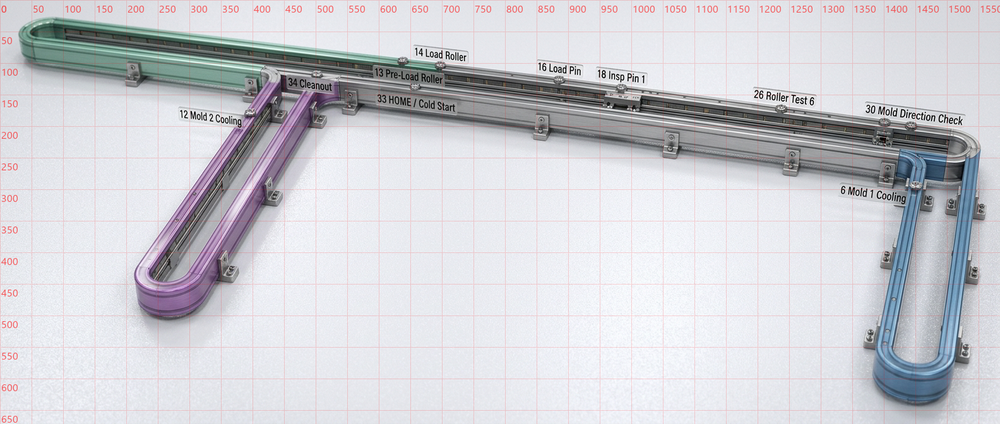
#> input picture magne_temp/full_track_grid.png, 1000 x 424 px, shrunk from 1584 x 672 before the run, found by its file name
$ python detect_red_line2.py
#> lines starting #> are read from the running program, lines starting #| are printed output that depends on the picture; after the words box and inside, x2 and y2 are one past the last pixel; in counts of white or black regions, pixels touching at a corner belong together
"""Better red line detection using color ratios and connected components."""
import numpy as np
from PIL import Image, ImageDraw
import sys
sys.path.insert(0, r'C:\AI Projects\MagneMotionMonitor')
from mm_monitor.track_photo import PATH_WAYPOINTS_PX
from scipy.ndimage import label

img = Image.open(r'C:\Users\thadd\.openclaw\workspace\magne_temp\full_track_grid.png').convert('RGB')
#> img is the input picture: PIL image 1000x424 RGB; mean R, G, B 205.7, 206.1, 211.6
arr = np.array(img).astype(float)
h, w, _ = arr.shape
#> h = 424; w = 1000
r, g, b = arr[:,:,0], arr[:,:,1], arr[:,:,2]
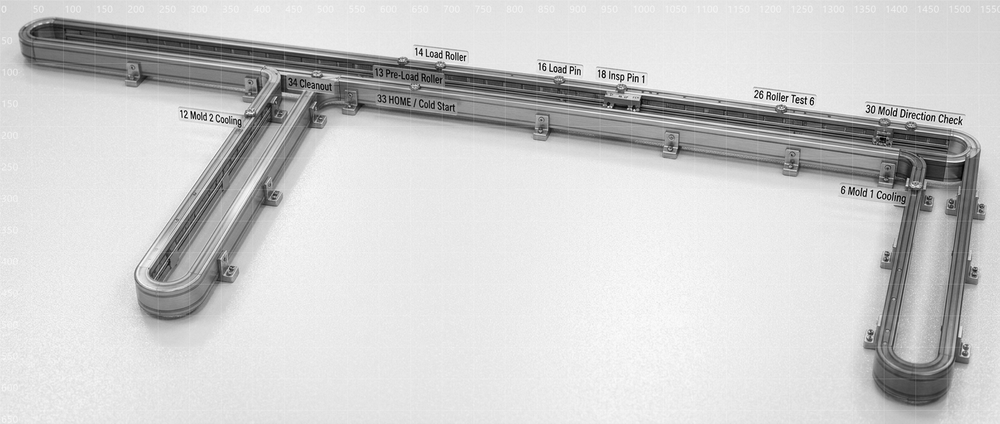
#> r: shape (424, 1000) float64; min 0, max 255, mean 205.7
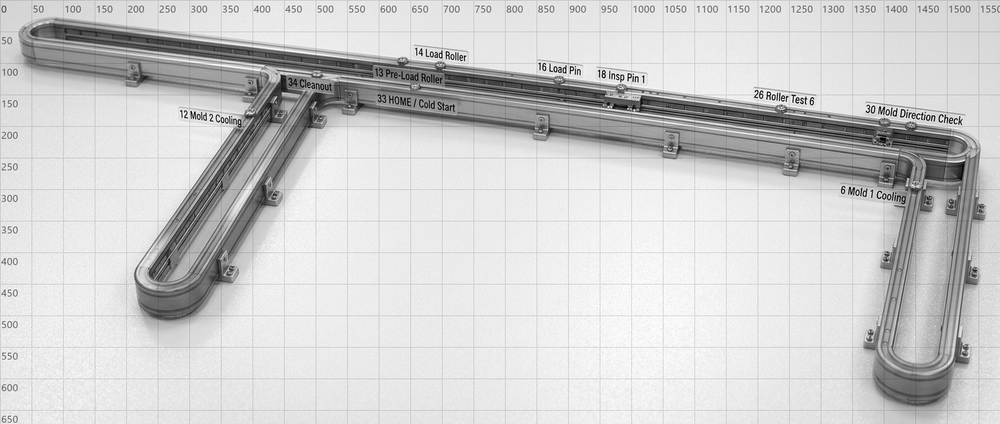
#> g: shape (424, 1000) float64; min 0, max 255, mean 206.1
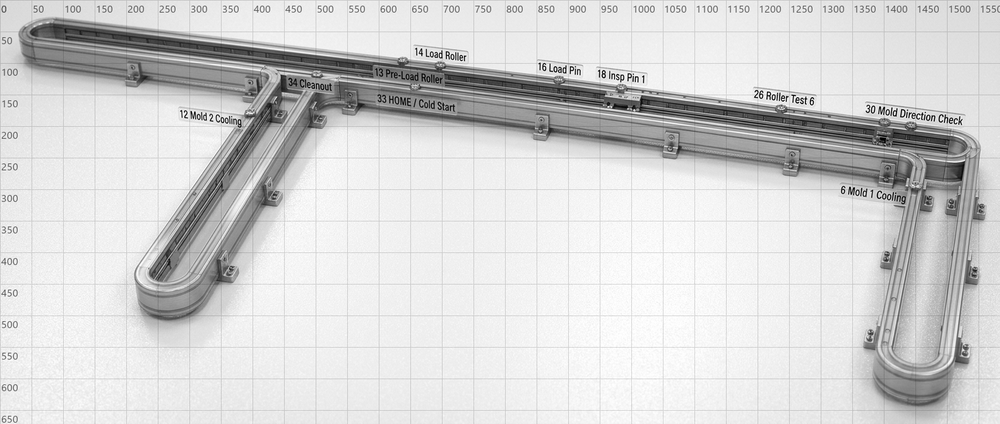
#> b: shape (424, 1000) float64; min 0, max 255, mean 211.6

# red-ish: R dominant, R-G high, R-B high, and R above moderate threshold
red_mask = (r > 120) & (r > g + 30) & (r > b + 30)
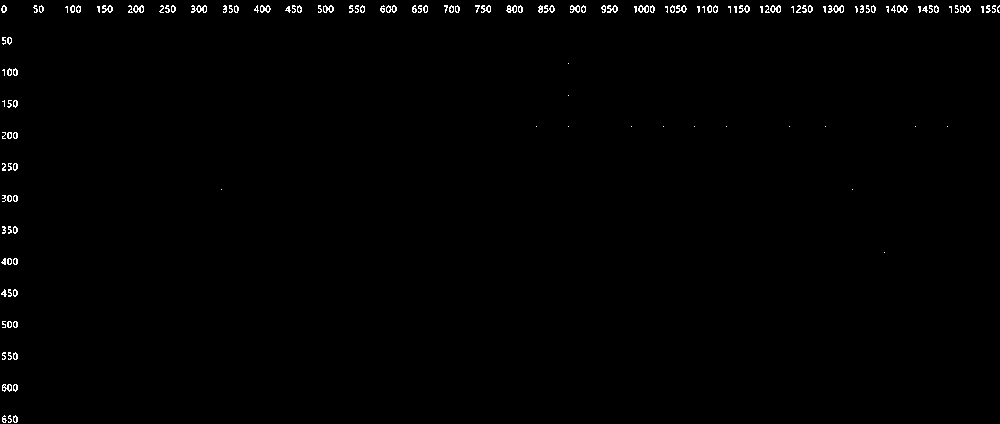
#> red_mask: shape (424, 1000) bool; 0.73% white in thin lines or dots
# Exclude top edge: only keep pixels below y=60
red_mask[:60, :] = False
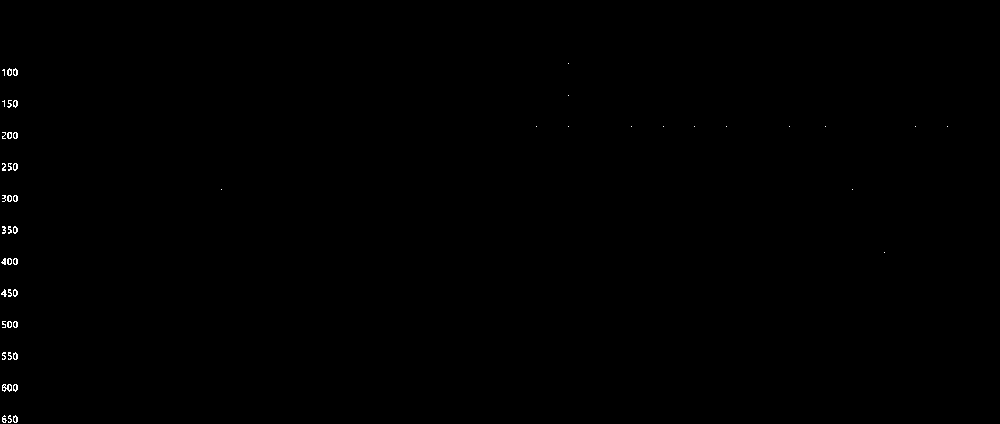
#> red_mask: shape (424, 1000) bool; 0.18% white in thin lines or dots, all inside (x1, y1, x2, y2) = (1, 63, 948, 423)
# Exclude very bottom too (grid labels)
red_mask[-50:, :] = False
#> red_mask: shape (424, 1000) bool; 0.15% white in thin lines or dots, all inside (x1, y1, x2, y2) = (1, 63, 948, 360)

# Label connected components, keep the largest
labeled, num = label(red_mask)
#> labeled: shape (424, 1000) int32; 50 distinct labels, from 0 to 49
#> num = 49
print('Components:', num)
#| Components: 49
sizes = np.bincount(labeled.ravel())[1:]
#> sizes = 49 values, max 25 at index 1, min 1 at index 0, mean 13.18
print('Component sizes:', sorted(sizes, reverse=True)[:10])
#| Component sizes: [25, 25, 25, 25, 25, 24, 24, 24, 24, 23]
largest = np.argmax(sizes) + 1
#> largest = 2
red_mask = (labeled == largest)
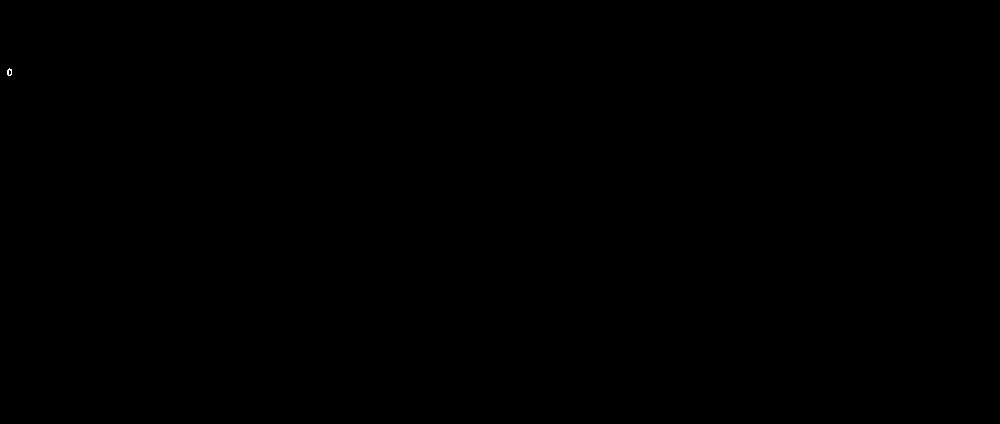
#> red_mask: shape (424, 1000) bool; 0.01% white in thin lines or dots, all inside (x1, y1, x2, y2) = (7, 68, 12, 76)
print('Largest component pixels:', red_mask.sum())
#| Largest component pixels: 25

# Save refined mask
mask_img = Image.fromarray((red_mask * 255).astype(np.uint8))
mask_img.save(r'C:\Users\thadd\.openclaw\workspace\magne_temp\red_mask_refined.png')

# Overlay current waypoints
out = img.copy()
draw = ImageDraw.Draw(out)
colors = [(255,0,0),(0,255,0),(0,0,255),(255,255,0),(255,0,255),(0,255,255),(255,128,0)]
#> (the run stopped early here; a loop or call above may not have finished)
